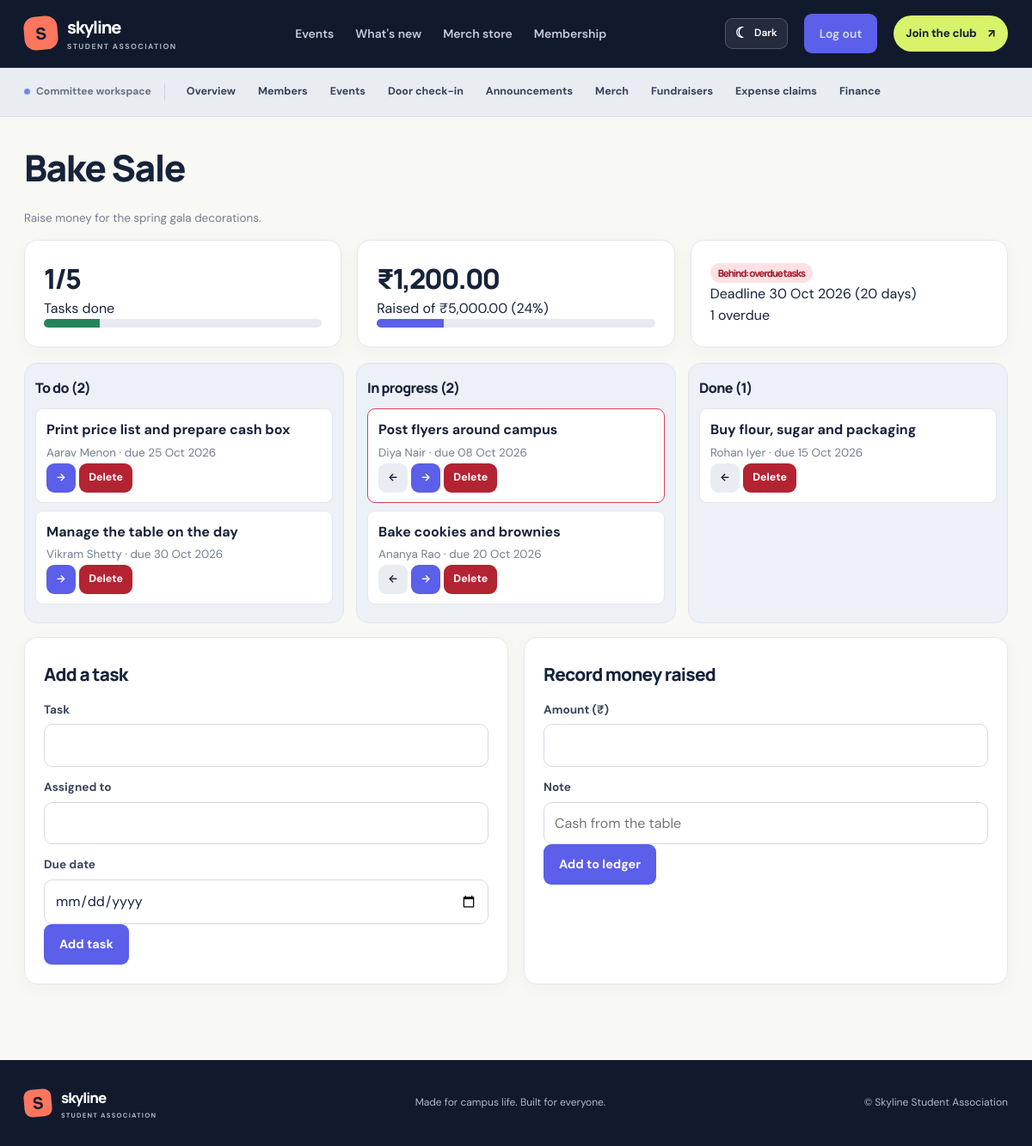
/admin/fundraisers/1 (signed in), run on the app's committed database.
### tables this page shows
CREATE TABLE fundraisers (
    id INTEGER PRIMARY KEY,
    name TEXT NOT NULL,
    description TEXT,
    goal REAL NOT NULL DEFAULT 0,
    deadline TEXT,
    created_at TEXT NOT NULL
);

CREATE TABLE tasks (
    id INTEGER PRIMARY KEY,
    fundraiser_id INTEGER NOT NULL REFERENCES fundraisers(id),
    title TEXT NOT NULL,
    assignee TEXT,
    status TEXT NOT NULL DEFAULT 'todo',
    due_date TEXT
);

### app.py (the view)
@app.get('/admin/fundraisers/<int:fundraiser_id>')
@admin_required
def admin_fundraiser(fundraiser_id):
    f = query('SELECT * FROM fundraisers WHERE id = ?', (fundraiser_id,), one=True)
    if not f:
        abort(404)
    columns = {s: [] for s in TASK_FLOW}
    for t in query('SELECT * FROM tasks WHERE fundraiser_id = ? ORDER BY due_date, id', (fundraiser_id,)):
        columns[t['status']].append(t)
    return render_template('admin_fundraiser.html', f=f, columns=columns, s=fundraiser_summary(f),
                           today=today_iso(), members=query('SELECT name FROM members ORDER BY name'))

### app.py (called while the page is built)
@app.context_processor
def inject_csrf_token():
    from flask_wtf.csrf import generate_csrf
    return {"csrf_token": generate_csrf}

def today_iso():
    return date.today().isoformat()

@app.template_filter('money')
def money_filter(value):
    return f"₹{float(value or 0):,.2f}"

@app.template_filter('pretty')
def pretty_filter(value):
    if not value:
        return ''
    try:
        parsed = datetime.fromisoformat(value)
    except ValueError:
        return value
    if 'T' in value or ' ' in value:
        return parsed.strftime('%d %b %Y, %I:%M %p')
    return parsed.strftime('%d %b %Y')

@app.context_processor
def inject_globals():
    return {'is_admin': bool(session.get('admin')), 'status_of': member_status}

def admin_required(view):
    @wraps(view)
    def wrapper(*args, **kwargs):
        if not session.get('admin'):
            return redirect(url_for('login', next=request.full_path.rstrip('?')))
        return view(*args, **kwargs)
    return wrapper

### db.py (called while the page is built)
def get_db():
    if 'db' not in g:
        g.db = sqlite3.connect(DB_PATH)
        g.db.row_factory = sqlite3.Row
        g.db.execute('PRAGMA foreign_keys = ON')
    return g.db

def query(sql, args=(), one=False):
    cur = get_db().execute(sql, args)
    rows = cur.fetchall()
    cur.close()
    if one:
        return rows[0] if rows else None
    return rows

### templates/admin_fundraiser.html
{% extends 'base.html' %}
{% block content %}
<h1>{{ f.name }}</h1>
<p class="muted">{{ f.description }}</p>
<div class="grid3">
  <div class="card"><div class="stat">{{ s.done }}/{{ s.total }}</div>Tasks done<div class="bar-track"><div class="bar-fill green" style="width:{{ s.task_pct }}%"></div></div></div>
  <div class="card"><div class="stat">{{ s.raised|money }}</div>Raised{% if f.goal %} of {{ f.goal|money }} ({{ s.goal_pct_raw }}%){% endif %}<div class="bar-track"><div class="bar-fill" style="width:{{ s.goal_pct }}%"></div></div></div>
  <div class="card"><div class="stat" style="font-size:1.2rem"><span class="badge {{ 'ok' if s.health in ['On track', 'All tasks done'] else 'bad' }}">{{ s.health }}</span></div>
    {% if f.deadline %}Deadline {{ f.deadline|pretty }} ({{ s.days_left }} days){% endif %}<br>{{ s.overdue }} overdue</div>
</div>
<div class="board">
{% for status, label in [('todo', 'To do'), ('doing', 'In progress'), ('done', 'Done')] %}
  <div class="col"><h3>{{ label }} ({{ columns[status]|length }})</h3>
  {% for t in columns[status] %}
    <div class="task {% if status != 'done' and t.due_date and t.due_date < today %}late{% endif %}">
      <strong>{{ t.title }}</strong><br><span class="muted">{{ t.assignee or 'Unassigned' }}{% if t.due_date %} · due {{ t.due_date|pretty }}{% endif %}</span><br>
      {% if status != 'todo' %}<form method="post" action="{{ url_for('admin_task_move', task_id=t.id, direction='prev') }}">
  <input type="hidden" name="csrf_token" value="{{ csrf_token() }}"><button class="small secondary">←</button></form>{% endif %}
      {% if status != 'done' %}<form method="post" action="{{ url_for('admin_task_move', task_id=t.id, direction='next') }}">
  <input type="hidden" name="csrf_token" value="{{ csrf_token() }}"><button class="small">→</button></form>{% endif %}
      <form method="post" action="{{ url_for('admin_task_move', task_id=t.id, direction='delete') }}">
  <input type="hidden" name="csrf_token" value="{{ csrf_token() }}"><button class="small danger">Delete</button></form>
    </div>
  {% endfor %}
  </div>
{% endfor %}
</div>
<div class="grid2" style="margin-top:16px">
  <form method="post" action="{{ url_for('admin_task_add', fundraiser_id=f.id) }}" class="card">
  <input type="hidden" name="csrf_token" value="{{ csrf_token() }}"><h2>Add a task</h2>
    <label>Task</label><input name="title" required>
    <label>Assigned to</label><input name="assignee" list="people"><datalist id="people">{% for m in members %}<option value="{{ m.name }}">{% endfor %}</datalist>
    <label>Due date</label><input name="due_date" type="date"><br><button type="submit">Add task</button></form>
  <form method="post" action="{{ url_for('admin_fundraiser_raised', fundraiser_id=f.id) }}" class="card">
  <input type="hidden" name="csrf_token" value="{{ csrf_token() }}"><h2>Record money raised</h2>
    <label>Amount (₹)</label><input name="amount" type="number" step="0.01" min="0.01" required>
    <label>Note</label><input name="note" placeholder="Cash from the table"><br><button type="submit">Add to ledger</button></form>
</div>
{% endblock %}

### static/style.css (style rules this page uses)
:root { --ink: #17243b; --ink-deep: #101b31; --ink-soft: #283752; --paper: #f7f7f3; --white: #ffffff; --muted: #747e8e; --line: #e4e7e9; --lime: #d7f36a; --blue: #647df5; --brand: #536de8; --brand-dark: #3c52c5; --ok: #18794e; --warn: #a96510; --bad: #b42332; --shadow: 0 16px 42px rgba(23, 36, 59, .07); }
* { box-sizing: border-box; }
html { scroll-behavior: smooth; }
body { margin: 0; font-family: 'DM Sans', system-ui, -apple-system, 'Segoe UI', sans-serif; background: var(--paper); color: var(--ink); line-height: 1.6; -webkit-font-smoothing: antialiased; }
button, input, select, textarea { font: inherit; }
.btn, button { display: inline-flex; align-items: center; justify-content: center; gap: 12px; min-height: 44px; padding: 11px 17px; border: 1px solid transparent; border-radius: 9px; background: var(--brand); color: #fff; font-size: .9rem; font-weight: 700; cursor: pointer; text-decoration: none; transition: transform .18s ease, background .18s ease, box-shadow .18s ease; }
.muted { color: var(--muted); font-size: .84rem; }
h1, h2, h3, h4 { color: var(--ink); font-family: 'Manrope', sans-serif; letter-spacing: -.035em; }
main h1 { margin: .2em 0 .55em; font-size: clamp(1.9rem, 4vw, 2.65rem); font-weight: 800; line-height: 1.12; }
main h2 { margin: .2em 0 .65em; font-size: 1.3rem; font-weight: 800; }
main h3 { font-weight: 800; }
main p { line-height: 1.65; }
.grid2 { display: grid; grid-template-columns: repeat(auto-fit, minmax(min(100%, 300px), 1fr)); gap: 18px; }
.grid3 { display: grid; grid-template-columns: repeat(auto-fit, minmax(min(100%, 220px), 1fr)); gap: 18px; }
.card { padding: 22px; margin-bottom: 18px; border: 1px solid var(--line); border-radius: 13px; background: #fff; box-shadow: 0 3px 12px rgba(23,36,59,.025); }
.stat { font: 800 2rem 'Manrope', sans-serif; letter-spacing: -.06em; }
label { display: block; margin: 13px 0 6px; color: #39465c; font-size: .85rem; font-weight: 700; }
input, select, textarea { width: 100%; padding: 11px 12px; border: 1px solid #d5dbe3; border-radius: 9px; outline: none; background: #fff; color: var(--ink); transition: border-color .15s ease, box-shadow .15s ease; }
.badge { display: inline-block; padding: 4px 9px; border-radius: 999px; font-size: .72rem; font-weight: 800; }
.badge.bad { background: #ffe1e4; color: #a51f30; }
button.secondary { background: #e9edf2; color: var(--ink); }
button.danger { background: var(--bad); }
.btn.small, button.small { min-height: 32px; padding: 6px 10px; font-size: .78rem; }
.bar-track { height: 10px; overflow: hidden; border-radius: 999px; background: #e7eaf0; }
.bar-fill { height: 100%; background: var(--brand); }
.bar-fill.green { background: #25855a; }
.board { display: grid; grid-template-columns: repeat(auto-fit, minmax(min(100%, 240px), 1fr)); gap: 14px; }
.col { min-height: 120px; padding: 12px; border: 1px solid #e1e5ec; border-radius: 12px; background: #edf0f7; }
.col h3 { margin: .2em 0 .7em; font-size: 1rem; }
.task { padding: 11px 12px; margin-bottom: 9px; border: 1px solid #e4e7ec; border-radius: 9px; background: #fff; }
.task.late { border-color: #d94454; }
.task form { display: inline; }
:root { --ink:#17233b;--ink-deep:#111a2d;--ink-soft:#293854;--paper:#f8f8f4;--white:#fff;--muted:#737e90;--line:#e4e7eb;--lime:#d8f36a;--blue:#5865f2;--brand:#5b5fe9;--brand-dark:#4248c9;--coral:#ff765f;--ok:#18794e;--warn:#a96510;--bad:#b42332;--shadow:0 18px 48px rgba(23,35,59,.10) }
body { background:#f8f8f4;color:var(--ink) }
.card,.table-wrap,.ticket,.col { border-radius:15px }
.card { box-shadow:0 5px 20px rgba(23,36,59,.035) }
input,select,textarea { border-radius:10px }

### data on the page
fundraisers: name "Bake Sale", description "Raise money for the spring gala decorations.", goal "₹5,000.00", deadline|pretty "30 Oct 2026"
tasks: title "Print price list and prepare cash box", assignee "Aarav Menon", due_date|pretty "25 Oct 2026"
tasks: title "Manage the table on the day", assignee "Vikram Shetty", due_date|pretty "30 Oct 2026"
tasks: title "Post flyers around campus", assignee "Diya Nair", due_date|pretty "08 Oct 2026"
tasks: title "Bake cookies and brownies", assignee "Ananya Rao", due_date|pretty "20 Oct 2026"
tasks: title "Buy flour, sugar and packaging", assignee "Rohan Iyer", due_date|pretty "15 Oct 2026"

### other printed values
{{ s.done }} "1"
{{ s.total }} "5"
{{ s.raised|money }} "₹1,200.00"
{{ s.goal_pct_raw }} "24"
{{ s.health }} "Behind: overdue tasks"
{{ s.days_left }} "20"
{{ s.overdue }} "1"
{{ label }} "To do" "In progress" "Done"
{{ columns[status]|length }} "2" "2" "1"
